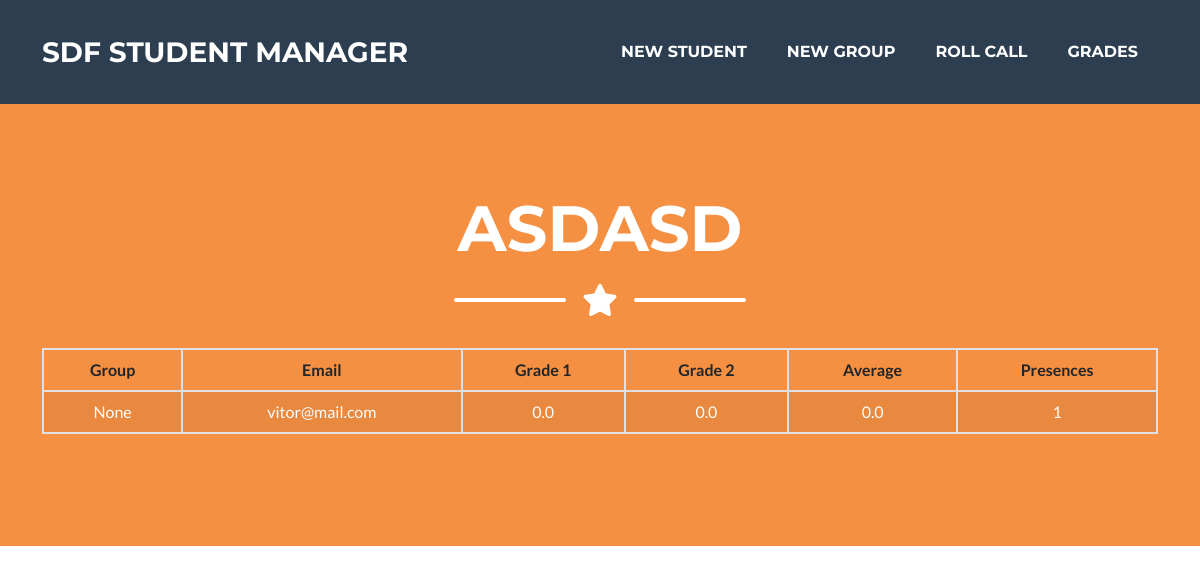
The app's page /student/1, older data.
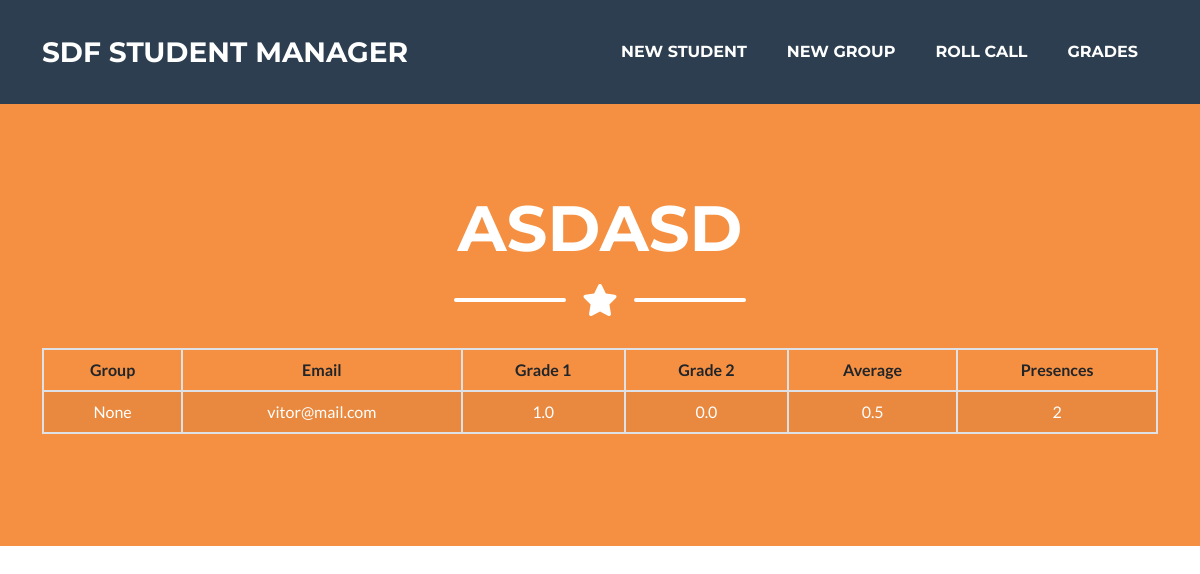
The same page, newer data.
### presence_count/models.py (models this page shows, shortened)
class Student(models.Model):
    name = models.CharField(max_length=100)
    email = models.EmailField(max_length=100)
    grade_1 = models.FloatField(default=0)
    grade_2 = models.FloatField(default=0)
    grade_avg = models.FloatField(default=0)
    presences = models.IntegerField(default=0)
    group = models.ForeignKey(Group, on_delete=models.PROTECT, default=None, null=True, blank=True)

### presence_count/views.py (the view)
# urls.py: path('student/<int:student_id>', views.view_student, name='view_student'),
def view_student(request, student_id):
    student = Student.objects.get(pk=student_id)
    context = {'student': student}
    return render(request, 'student.html', context)

### presence_count/templates/student.html (shortened to what this page needs)
{% extends 'base.html' %}
{% block body %}
    <header class="masthead bg-primary text-white text-center">
        <div class="container d-flex align-items-center flex-column">
            <h1 class="masthead-heading text-uppercase mb-0">{{student.name}}</h1>
            <div class="divider-custom divider-light">
                <div class="divider-custom-line"></div>
                <div class="divider-custom-icon"><i class="fas fa-star"></i></div>
                <div class="divider-custom-line"></div>
            </div>
            <table class="table table-striped table-hover table-bordered">
				<thead>
					<tr>
                        <th scope="col">Group</th>
                        <th scope="col">Email</th>
                        <th scope="col">Grade 1</th>
                        <th scope="col">Grade 2</th>
                        <th scope="col">Average</th>
                        <th scope="col">Presences</th>
					</tr>
				</thead>
				<tbody>
					<tr>
						<td class="text-white">{{student.group}}</td>
						<td class="text-white">{{student.email}}</td>
                        <td class="text-white">{{student.grade_1}}</td>
						<td class="text-white">{{student.grade_2}}</td>
						<td class="text-white">{{student.grade_avg}}</td>
						<td class="text-white">{{student.presences}}</td>
					</tr>
				</tbody>
			</table>
        </div>
    </header>
{% endblock %}

Row changes from the older to the newer data that the page shows:
changed Student "ASDASD": grade_1 "0.0" → "1.0"; grade_avg "0.0" → "0.5"; presences "1" → "2"
